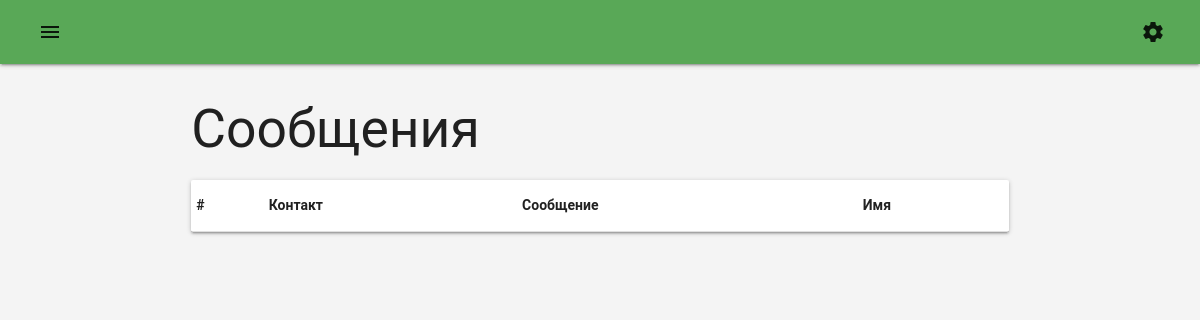
Page /admin/messages.php (signed in) on the earlier database version.
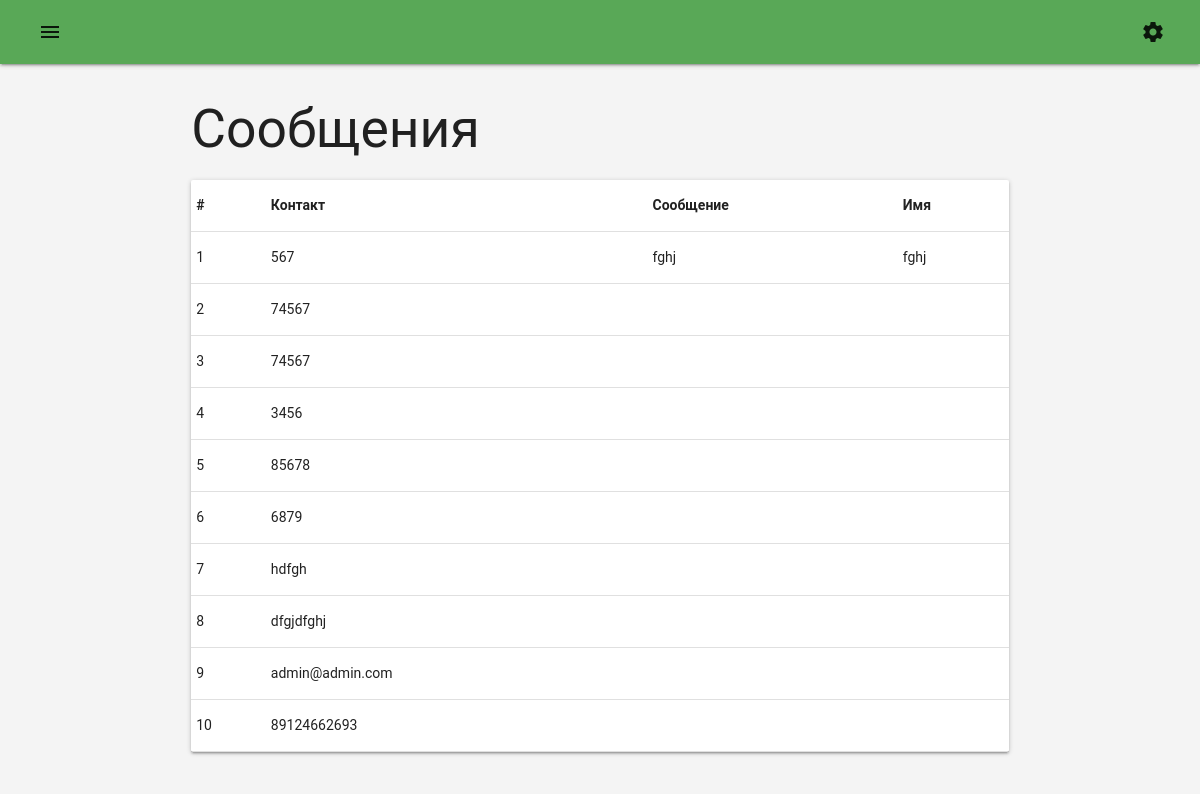
Same page on the later database version.
### tables this page shows
CREATE TABLE `messages` (
  `id` int NOT NULL,
  `name` varchar(100) DEFAULT NULL COMMENT 'Имя',
  `contact` varchar(100) DEFAULT NULL COMMENT 'Почта/телефон',
  `message` varchar(1000) DEFAULT NULL COMMENT 'Сообщение'
);

### admin/messages.php (the view)
<?php require_once 'layouts/header.php' ?>
<main>
  <div class="container">
    <div class="row">
      <div class="col s12">
        <h2 class="section-title">Сообщения</h2>
        <div class="card">
          <table id="table-messages" class="dataTables-messages">
            <thead>
              <tr>
                <th>#</th>
                <th>Контакт</th>
                <th>Сообщение</th>
                <th>Имя</th>
              </tr>
            </thead>
            <tbody>
              <?php
                require_once 'php/connection.php';
                $mysql -> set_charset("utf8");
                $query = mysqli_query($mysql, "SELECT * FROM `messages`");
                while($row = mysqli_fetch_assoc($query)) {
              ?>
              <tr>
                <td class="id"><?= $row['id'] ?></td>
                <td class="contact"><?= $row['contact'] ?></td>
                <td class="message"><?= $row['message'] ?></td>
                <td class="name"><?= $row['name'] ?></td>
              </tr>
              <?php } ?>
            </tbody>
          </table>
        </div>
      </div>
    </div>
  </div>
</main>
<?php require_once 'layouts/footer.php' ?>

### admin/layouts/header.php (shortened to what this page needs)
<!DOCTYPE html>
<html lang="ru">
<head>
  <link rel="stylesheet" href="assets\style\css\materialize.css">
  <link rel="stylesheet" href="//cdn.datatables.net/1.10.20/css/jquery.dataTables.min.css">
  <link rel="stylesheet" href="assets\style\css\style.css">
</head>
<body class="has-fixed-sidenav">
  <header>
    <div class="navbar-fixed">
      <nav class="navbar">
        <div class="nav-wrapper">
          <a href="#" data-target="slide-out" class="sidenav-trigger show-on-large"><i class="material-icons">menu</i></a>
          <ul id="nav-mobile" class="right">
            <li>
              <a href="#!" class='waves-effect dropdown-trigger' data-target='dropdown1'><i class="material-icons">settings</i></a>
            </li>
          </ul>
        </div>
      </nav>
    </div>
  </header>

### admin/layouts/footer.php (shortened to what this page needs)
</body>
</html>

### admin/assets/style/css/style.css (style rules this page uses)
body { background-color: #f4f4f4; font-family: Roboto,Oxygen-Sans,Ubuntu,Cantarell,"Helvetica Neue",sans-serif; font-size: 14px; color: rgba(0, 0, 0, 0.87); }
nav { background: #ffffff; color: rgba(0, 0, 0, 0.87); }
nav.navbar { z-index: 10; transition: box-shadow 0.3s, background-color 0.3s; padding: 0 20px; background-color: #59A857; color: rgba(0, 0, 0, 0.87); }
nav.navbar .nav-wrapper .sidenav-trigger i.material-icons { color: rgba(0, 0, 0, 0.87); }
nav ul a { color: rgba(0, 0, 0, 0.87); }
.waves-effect { display: block; }
tr { border-bottom: 1px solid rgba(0, 0, 0, 0.12); }

Differences in the rows shown:
added messages: id "1", contact "567", message "fghj", name "fghj"
added messages: id "2", contact "74567"
added messages: id "3", contact "74567"
added messages: id "4", contact "3456"
added messages: id "5", contact "85678"
added messages: id "6", contact "6879"
added messages: id "7", contact "hdfgh"
added messages: id "8", contact "dfgjdfghj"
added messages: id "9", contact "admin@admin.com"
added messages: id "10", contact "89124662693"
